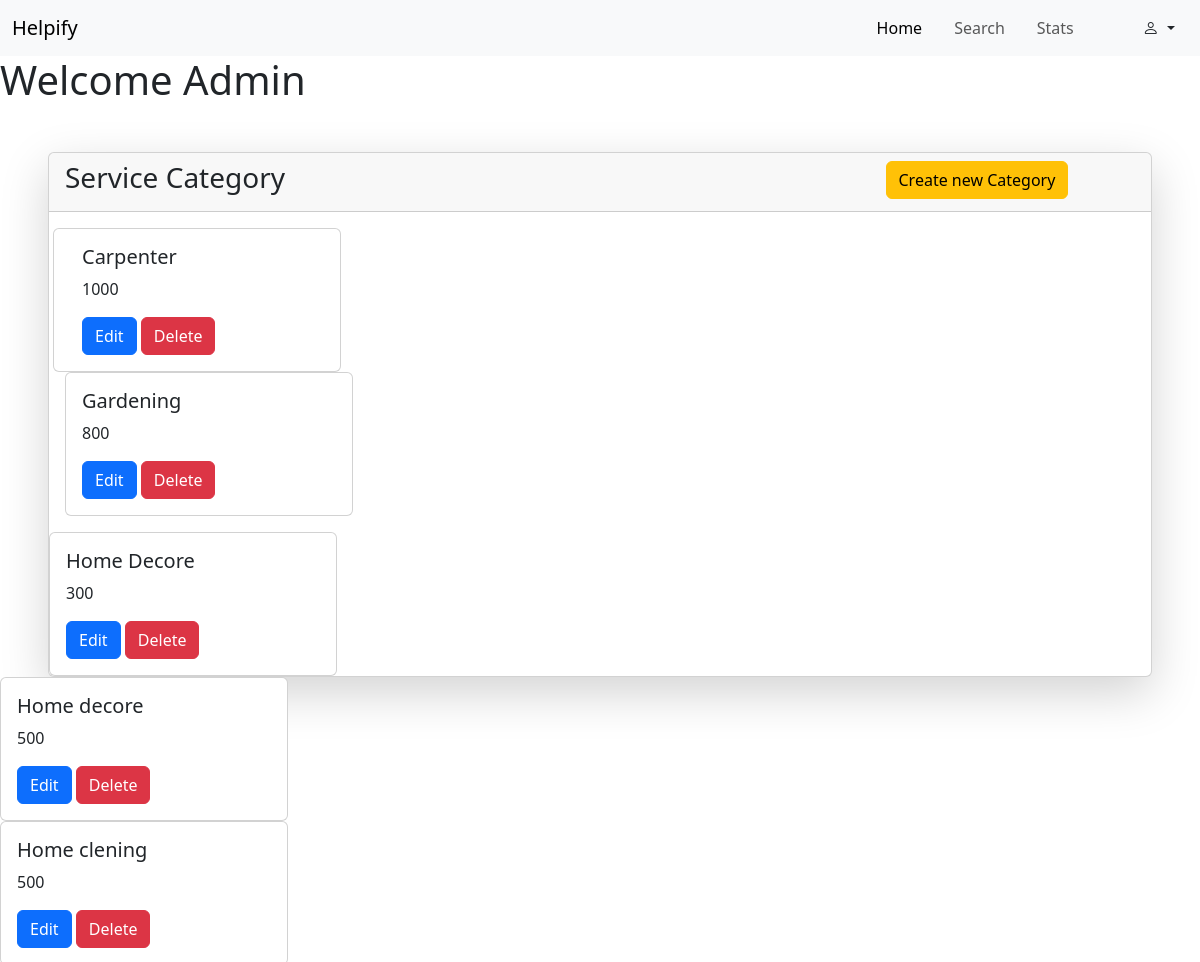
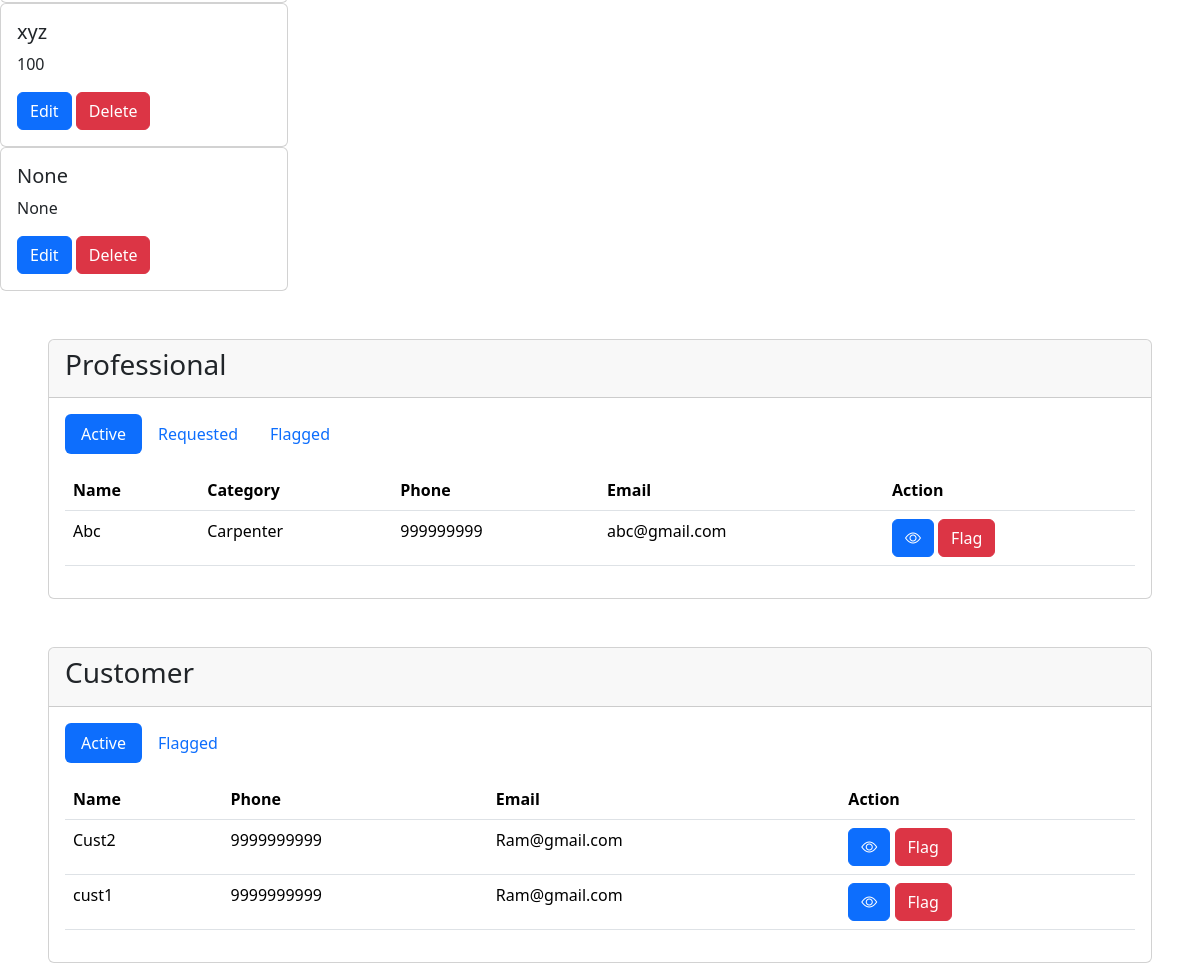
The app's page /admin/dashboard (signed in) with its own data (2 pictures, top to bottom).
### backend/models.py (models this page shows, shortened)
class ServiceCategory(db.Model):
    __tablename__ = "category"
    id = db.Column(db.Integer, primary_key=True, autoincrement=True)
    name = db.Column(db.String, unique=True)
    base_price = db.Column(db.Integer)
    tags = db.Column(db.String)
    img_url = db.Column(db.String, unique=True)
    service_plans = db.relationship("ServicePlan", backref="category")
    professionals = db.relationship("Professional", backref="category",cascade="all, delete-orphan")

class Professional(db.Model,UserMixin):
    __tablename__ = 'professional'
    id = db.Column(db.Integer, primary_key=True, autoincrement=True)
    name = db.Column(db.String, unique=True)
    address = db.Column(db.String)
    email = db.Column(db.String, unique=True)
    password = db.Column(db.String)
    experience = db.Column(db.Integer)
    phone = db.Column(db.String)
    city = db.Column(db.String)
    status = db.Column(db.String)
    resume=db.Column(db.String)
    category_id = db.Column(db.Integer, db.ForeignKey("category.id"))
    all_plans = db.relationship("ServicePlan", backref="professional", cascade="all, delete-orphan")
    assigned_booking = db.relationship("Booking", backref="professional", cascade="all, delete-orphan")

class User(db.Model,UserMixin):
    __tablename__ = "customer"
    id = db.Column(db.Integer, primary_key=True, autoincrement=True)
    name = db.Column(db.String, unique=True)
    address = db.Column(db.String)
    city = db.Column(db.String)
    email = db.Column(db.String, unique=True)
    password = db.Column(db.String)
    phone = db.Column(db.String)
    status=db.Column(db.String)
    sent_booking = db.relationship("Booking", backref="customer")

### backend/routes.py (the view, shortened to what this page needs)
@app.route("/admin/dashboard", methods=["GET","POST"])
@login_required
def admin_dash():
    if isinstance(current_user,Admin):
        if request.method=="GET":
            categories = db.session.query(ServiceCategory).all()
            A_p = db.session.query(Professional).filter_by(status = "Active").all()
            R_p = db.session.query(Professional).filter_by(status = "Requested").all()
            F_p = db.session.query(Professional).filter_by(status = "Flagged").all()
            A_c = db.session.query(User).filter_by(status = "Active").all()
            F_c = db.session.query(User).filter_by(status = "Flagged").all()
            return render_template("/admin/dashboard.html",categories=categories,A_p = A_p,R_p=R_p,F_p=F_p,A_c=A_c,F_c=F_c,page="home")
    else:
        return "not authorised"

### app.py (called while the page is built)
def initial_Setup():
    app = Flask(__name__)
    app.config["SQLALCHEMY_DATABASE_URI"]="sqlite:///my_app_db.sqlite3"
    app.config["SECRET_KEY"] = "xyshhfjf"
    login_manager = LoginManager(app)
    @login_manager.user_loader
    def load_user(user_email):
        return db.session.query(Admin).filter_by(email = user_email).first()  or \
             db.session.query(User).filter_by(email = user_email).first() or \
              db.session.query(Professional).filter_by(email = user_email).first()
    db.init_app(app)
    api.init_app(app)
    with app.app_context():
        if not os.path.exists("my_app_db.sqlite3"):
            db.create_all()
    app.app_context().push()
    return

### templates/admin/dashboard.html (shortened to what this page needs)
{% extends "admin/base.html"%}
{% block content %}
<main>
    <h1>Welcome Admin</h1>
    <div class="card shadow-lg ms-5 me-5 mt-5">
        <div class="card-header">
            <div class="row">
                <div class="col-9">
                    <h3 class="">Service Category</h3>
                </div>
                <div class="col-3">
                    <button type="button" class="btn btn-warning" data-bs-toggle="modal"
                        data-bs-target="#Cretecategory">
                        Create new Category
                    </button>
                </div>
            </div>
        </div>
        <div class="card-body">
            <div class="row gap-2">
                {% for i in categories %}
                <div class="card col-3" style="width: 18rem;">
                    <div class="card-body">
                        <h5 class="card-title">{{i.name}}</h5>
                        <p class="card-text">{{i.base_price}}</p>
                        <button type="button" class="btn btn-primary" data-bs-toggle="modal"
                            data-bs-target="#edit-{{i.id}}">
                            Edit
                        </button>
                        <button type="button" class="btn btn-danger" data-bs-toggle="modal"
                            data-bs-target="#delete-{{i.id}}">
                            Delete
                        </button>
                        </div>
                    </div>
                </div>
                {% endfor %}
    <div class="card ms-5 me-5 mt-5">
        <div class="card-header">
            <h3>Professional</h3>
        </div>
        <div class="card-body">
            <ul class="nav nav-pills mb-3" id="pills-tab" role="tablist">
                <li class="nav-item" role="presentation">
                    <button class="nav-link active" id="pills-home-tab" data-bs-toggle="pill"
                        data-bs-target="#pills-Active" type="button" role="tab" aria-controls="pills-home"
                        aria-selected="true">Active</button>
                </li>
                <li class="nav-item" role="presentation">
                    <button class="nav-link" id="pills-profile-tab" data-bs-toggle="pill"
                        data-bs-target="#pills-Requested" type="button" role="tab" aria-controls="pills-profile"
                        aria-selected="false">Requested</button>
                </li>
                <li class="nav-item" role="presentation">
                    <button class="nav-link" id="pills-contact-tab" data-bs-toggle="pill"
                        data-bs-target="#pills-Flagged" type="button" role="tab" aria-controls="pills-contact"
                        aria-selected="false">Flagged</button>
                </li>
            </ul>
            <div class="tab-content" id="pills-tabContent">
                <div class="tab-pane fade show active" id="pills-Active" role="tabpanel"
                    aria-labelledby="pills-home-tab" tabindex="0">
                    {% if A_p %}
                    <table class="table">
                        <thead>
                            <tr>
                                <th scope="col">Name</th>
                                <th scope="col">Category</th>
                                <th scope="col">Phone</th>
                                <th scope="col">Email</th>
                                <th scope="col">Action</th>
                            </tr>
                        </thead>
                        <tbody>
                            {% for i in A_p %}
                            <tr>
                                <td>{{i.name}}</td>
                                <td>{{i.category.name}}</td>
                                <td>{{i.phone}}</td>
                                <td>{{i.email}}</td>
                                <td>
                                    <button class="btn btn-primary" type="button" data-bs-toggle="modal"
                                        data-bs-target="#Pdetail-{{i.id}}"><i class="bi bi-eye"></i></button>
                                    <button class="btn btn-danger" type="button" data-bs-toggle="modal"
                                        data-bs-target="#Flag-{{i.id}}">Flag</button>
                                </td>
                            </tr>
                            {% endfor %}
                        </tbody>
                    </table>
                    {% else %}
                    <p>No Active professionals </p>
                    {% endif %}
                </div>
            </div>
        </div>
    </div>
    <div class="card ms-5 me-5 mt-5">
        <div class="card-header">
            <h3>Customer</h3>
        </div>
        <div class="card-body">
            <ul class="nav nav-pills mb-3" id="pills-tab" role="tablist">
                <li class="nav-item" role="presentation">
                    <button class="nav-link active" id="pills-home-tab" data-bs-toggle="pill"
                        data-bs-target="#pills-Actice-Customer" type="button" role="tab" aria-controls="pills-home"
                        aria-selected="true">Active</button>
                </li>
                <li class="nav-item" role="presentation">
                    <button class="nav-link" id="pills-profile-tab" data-bs-toggle="pill"
                        data-bs-target="#pills-Flagged-Customer" type="button" role="tab" aria-controls="pills-profile"
                        aria-selected="false">Flagged</button>
                </li>
            </ul>
            <div class="tab-content" id="pills-tabContent">
                <div class="tab-pane fade show active" id="pills-Active-Customer" role="tabpanel"
                    aria-labelledby="pills-home-tab" tabindex="0">
                    {% if A_c %}
                    <table class="table">
                        <thead>
                            <tr>
                                <th scope="col">Name</th>
                                <th scope="col">Phone</th>
                                <th scope="col">Email</th>
                                <th scope="col">Action</th>
                            </tr>
                        </thead>
                        <tbody>
                            {% for i in A_c %}
                            <tr>
                                <td>{{i.name}}</td>
                                <td>9999999999</td>
                                <td>Ram@gmail.com</td>
                                <td>
                                    <button class="btn btn-primary" type="button" data-bs-toggle="modal"
                                        data-bs-target="#Cdetail-{{i.id}}"><i class="bi bi-eye"></i></button>
                                    <button class="btn btn-danger" type="button" data-bs-toggle="modal"
                                        data-bs-target="#Flagcustomer-{{i.id}}">Flag</button>
                                </td>
                            </tr>
                            {% endfor %}
                        </tbody>
                    </table>
                    {% else %}
                    <p>No active customer</p>
                    {% endif %}
                </div>
            </div>
        </div>
    </div>
</main>
{% endblock %}

### records on screen
ServiceCategory: name "Carpenter", base_price "1000"
ServiceCategory: name "Gardening", base_price "800"
ServiceCategory: name "Home Decore", base_price "300"
ServiceCategory: name "Home decore", base_price "500"
ServiceCategory: name "Home clening", base_price "500"
ServiceCategory: name "xyz", base_price "100"
ServiceCategory: name "None", base_price "None"
Professional: name "Abc", category.name "Carpenter", phone "999999999", email "abc@gmail.com"
User: name "Cust2"
User: name "cust1"
